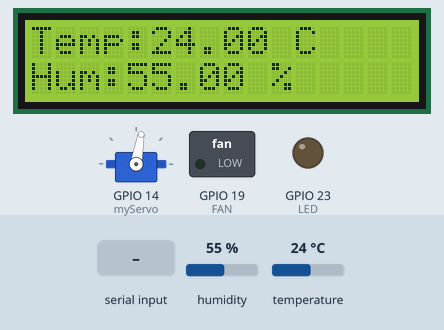
Simulated run of this sketch. Board: ESP32. On the bench: 16×2 character LCD, servo, switched loads named in the sketch (green lamp = pin HIGH), output pins drawn as LEDs (lit = HIGH). Inputs (shaded band) come from the test bench; at power-on: humidity 55 %, temperature 24 °C. Nothing arrives over Bluetooth unless stated.

Above: at 7.3 s.
7.4 s: "open window\n" received over the second serial link
At 9.8 s:
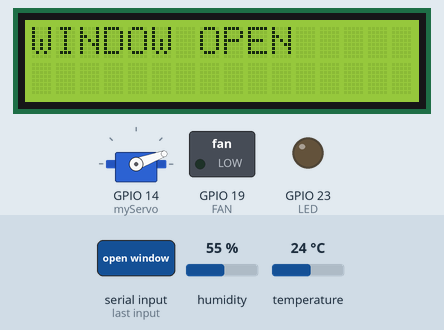
10.1 s: "fan on\n" received over the second serial link
At 11.2 s:
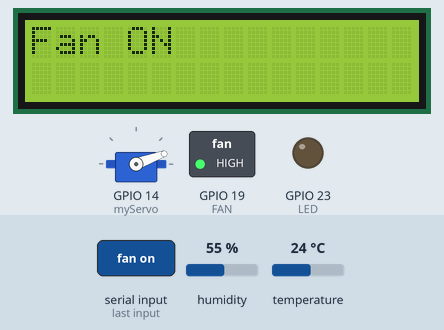
14.3 s: "light on\n" received over the second serial link
At 15.1 s:
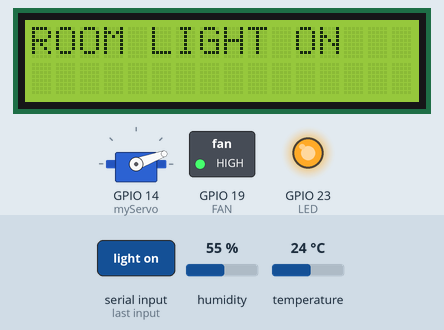
17.8 s: "fan Of\n" received over the second serial link
At 18.9 s:
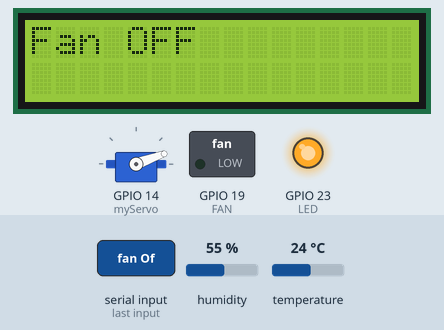
21.4 s: "close window\n" received over the second serial link
At 23.4 s:
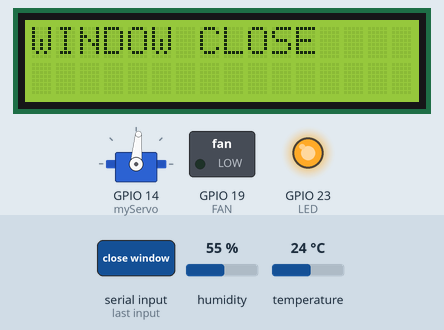
24.1 s: "light of\n" received over the second serial link
At 26.3 s:
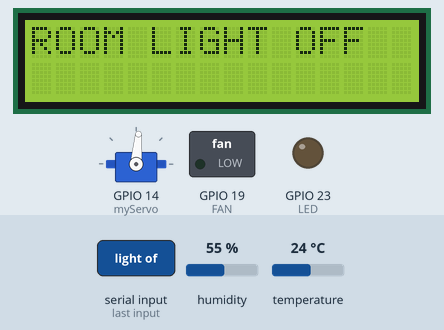
Timing chart, 0 to 27.8 s (numbered marks = the images above; inputs shaded):
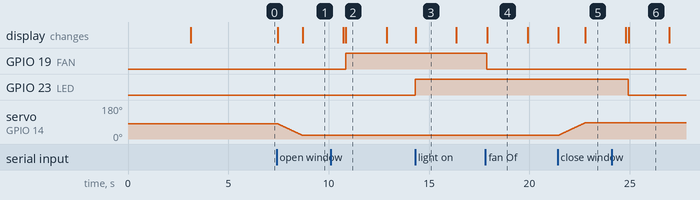

The sketch:

voice_control_main.ino
```cpp
//Author :_ Sasidu Wishshanka

#include <DHT.h>
#include "BluetoothSerial.h"
#include <Wire.h>
#include <LiquidCrystal_I2C.h>
#include <ESP32Servo.h>

LiquidCrystal_I2C lcd(0x27, 16, 2);

BluetoothSerial SerialBT;

Servo myServo;

#define FAN 19
#define LED 23


#define DHTPIN 4
#define DHTTYPE DHT11
DHT dht(DHTPIN,DHTTYPE);

float Tempurature;
float Humidity;

void setup() {

  Wire.begin(21, 22);
  lcd.init();
  lcd.backlight();

  lcd.clear();

  lcd.setCursor(0,0);
  lcd.print("Voice Control");

  lcd.setCursor(0,1);
  lcd.print("Smart Room");

  delay(3000);


  dht.begin();

  Serial.begin(115200);
  SerialBT.begin("ESP32_BT");

  myServo.attach(14);
  myServo.write(80);

  pinMode(FAN, OUTPUT);
  pinMode(LED,OUTPUT);
  pinMode(DHTPIN,INPUT);


  readDHT();
  displayTempHum();

  delay(3000);
}

void loop() {

  readDHT();
  voiceCommand();


  delay(100);


  }


void voiceCommand(){

  if (SerialBT.available()) {

    String cmd = SerialBT.readStringUntil('\n');
    cmd.trim();

    lcd.clear();

    if (cmd.equalsIgnoreCase("fan on")) {
      digitalWrite(FAN, HIGH);
      SerialBT.println("FAN ON");

      lcd.clear();

      lcd.setCursor(0,0);
      lcd.print("Fan ON");


    }

    if (cmd.equalsIgnoreCase("fan Of")) {
      digitalWrite(FAN, LOW);
      SerialBT.println("FAN OFF");

      lcd.clear();

      lcd.setCursor(0,0);
      lcd.print("Fan OFF");
    }

    if (cmd.equalsIgnoreCase("light on")){
      digitalWrite(LED,HIGH);
      SerialBT.println("ROOM LIGHT ON");

      lcd.clear();

      lcd.setCursor(0,0);
      lcd.print("ROOM LIGHT ON");
    }

    if (cmd.equalsIgnoreCase("light of")){
      digitalWrite(LED,LOW);
      SerialBT.println("ROOM LIGHT OFF");

      lcd.clear();

      lcd.setCursor(0,0);
      lcd.print("ROOM LIGHT OFF");
    }

    if (cmd.equalsIgnoreCase("open window")){
      for (int pos = 80; pos >= 20; pos--) {
      myServo.write(pos);
      delay(20);
      }
      SerialBT.println("WINDOW OPEN");

      lcd.clear();

      lcd.setCursor(0,0);
      lcd.print("WINDOW OPEN");
    }

    if(cmd.equalsIgnoreCase("close window")){
      for (int pos = 20; pos <= 85; pos++) {
      myServo.write(pos);
      delay(20);
      }
     SerialBT.println("WINDOW CLOSE");

     lcd.clear();

     lcd.setCursor(0,0);
     lcd.print("WINDOW CLOSE");
    }
    delay(2000);
    displayTempHum();
  }


}

void readDHT(){


  Tempurature =dht.readTemperature();
  Humidity    =dht.readHumidity();

  if(isnan(Humidity) || isnan(Tempurature)){
    Serial.println("Sensor error");
    return;
 }
}

void displayTempHum(){

  lcd.clear();

  lcd.setCursor(0,0);
  lcd.print("Temp:");
  lcd.print(Tempurature);
  lcd.print(" C");


  lcd.setCursor(0,1);
  lcd.print("Hum:");
  lcd.print(Humidity);
  lcd.print(" %");

}
```

Measured:
- after the input at 7.4 s, servo on GPIO 14 (myServo): moves from 80° to 20° over 1.2 s, starting after 0.09 s; the display: first changes after 0.07 s (image 1 shows a later state)
- after the input at 10.1 s, GPIO 19 (FAN): LOW → HIGH after 0.75 s; the display: first differs from a run without the input after 0.76 s (image 2)
- after the input at 14.3 s, GPIO 23 (LED): LOW → HIGH at once; the display: changes at once (image 3)
- after the input at 17.8 s, GPIO 19 (FAN): HIGH → LOW after 0.08 s; the display: changes after 0.09 s (image 4)
- after the input at 21.4 s, servo on GPIO 14 (myServo): moves from 20° to 85° over 1.3 s, starting after 0.07 s; the display: first changes after 0.05 s (image 5 shows a later state)
- after the input at 24.1 s, GPIO 23 (LED): HIGH → LOW after 0.83 s; the display: first differs from a run without the input after 0.85 s (image 6)
- what the display in image 2 shows lasts 2.0 s, from 10.9 s to 12.9 s
